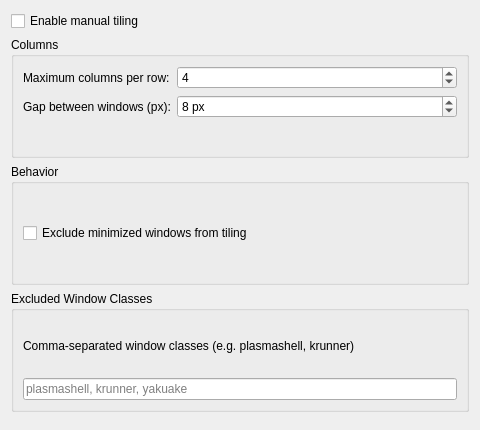
<?xml version="1.0" encoding="UTF-8"?>
<ui version="4.0">
    <class>AutoTileConfig</class>
    <widget class="QWidget" name="AutoTileConfig">
        <property name="geometry">
            <rect>
                <x>0</x>
                <y>0</y>
                <width>480</width>
                <height>430</height>
            </rect>
        </property>
        <layout class="QVBoxLayout" name="mainLayout">
            <!-- Enable toggle -->
            <item>
                <widget class="QCheckBox" name="kcfg_enabled">
                    <property name="text">
                        <string>Enable manual tiling</string>
                    </property>
                </widget>
            </item>

            <!-- Columns group -->
            <item>
                <widget class="QGroupBox" name="columnsGroup">
                    <property name="title">
                        <string>Columns</string>
                    </property>
                    <layout class="QFormLayout" name="columnsLayout">
                        <item row="0" column="0">
                            <widget class="QLabel" name="maxVisibleLabel">
                                <property name="text">
                                    <string>Maximum columns per row:</string>
                                </property>
                            </widget>
                        </item>
                        <item row="0" column="1">
                            <widget class="QSpinBox" name="kcfg_maxVisible">
                                <property name="minimum">
                                    <number>1</number>
                                </property>
                                <property name="maximum">
                                    <number>8</number>
                                </property>
                                <property name="value">
                                    <number>4</number>
                                </property>
                            </widget>
                        </item>
                        <item row="1" column="0">
                            <widget class="QLabel" name="gapSizeLabel">
                                <property name="text">
                                    <string>Gap between windows (px):</string>
                                </property>
                            </widget>
                        </item>
                        <item row="1" column="1">
                            <widget class="QSpinBox" name="kcfg_gapSize">
                                <property name="minimum">
                                    <number>0</number>
                                </property>
                                <property name="maximum">
                                    <number>32</number>
                                </property>
                                <property name="value">
                                    <number>8</number>
                                </property>
                                <property name="suffix">
                                    <string> px</string>
                                </property>
                            </widget>
                        </item>
                    </layout>
                </widget>
            </item>

            <!-- Behavior group -->
            <item>
                <widget class="QGroupBox" name="behaviorGroup">
                    <property name="title">
                        <string>Behavior</string>
                    </property>
                    <layout class="QVBoxLayout" name="behaviorLayout">
                        <item>
                            <widget class="QCheckBox" name="kcfg_respectMinimized">
                                <property name="text">
                                    <string>Exclude minimized windows from tiling</string>
                                </property>
                            </widget>
                        </item>
                    </layout>
                </widget>
            </item>

            <!-- Filter group -->
            <item>
                <widget class="QGroupBox" name="filterGroup">
                    <property name="title">
                        <string>Excluded Window Classes</string>
                    </property>
                    <layout class="QVBoxLayout" name="filterLayout">
                        <item>
                            <widget class="QLabel" name="filterHint">
                                <property name="text">
                                    <string>Comma-separated window classes (e.g. plasmashell, krunner)</string>
                                </property>
                                <property name="wordWrap">
                                    <bool>true</bool>
                                </property>
                            </widget>
                        </item>
                        <item>
                            <widget class="QLineEdit" name="kcfg_filterByClass">
                                <property name="placeholderText">
                                    <string>plasmashell, krunner, yakuake</string>
                                </property>
                            </widget>
                        </item>
                    </layout>
                </widget>
            </item>

            <!-- Spacer -->
            <item>
                <spacer name="verticalSpacer">
                    <property name="orientation">
                        <enum>Qt::Vertical</enum>
                    </property>
                </spacer>
            </item>
        </layout>
    </widget>
</ui>
